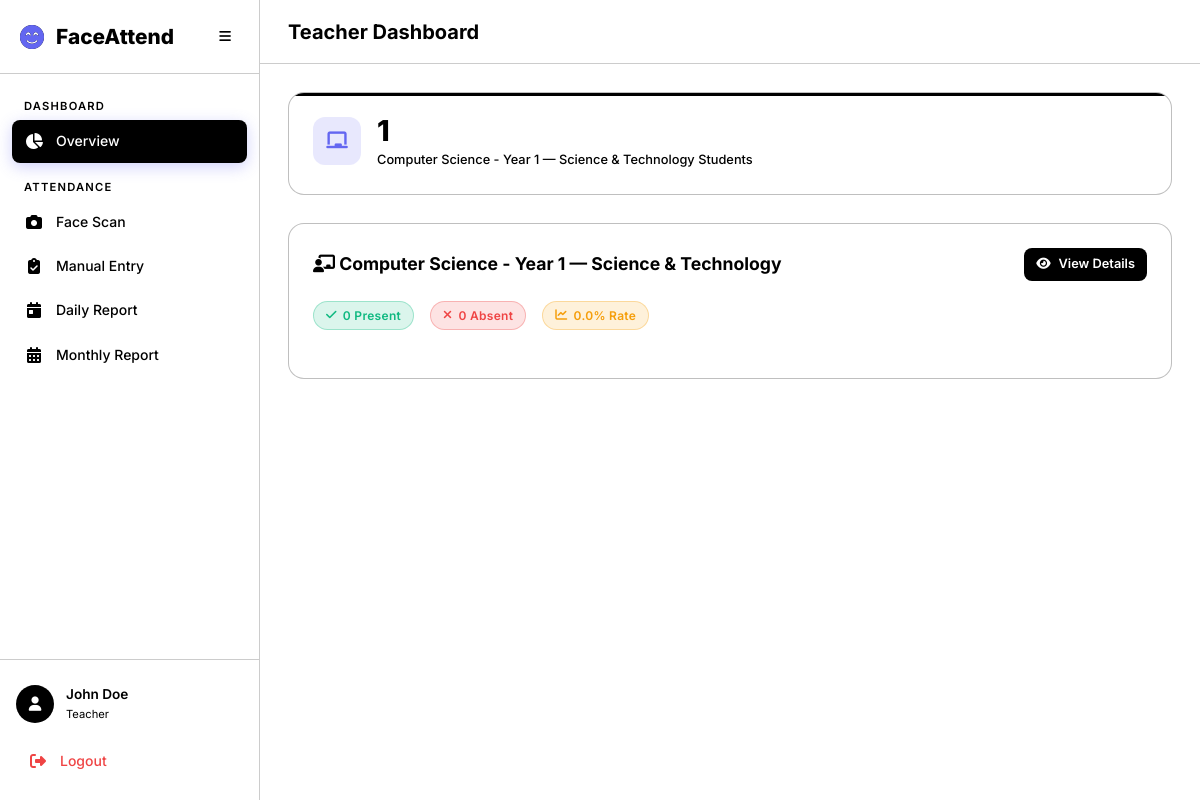
Before: /attendance/teacher/ (signed in) with the older database file.
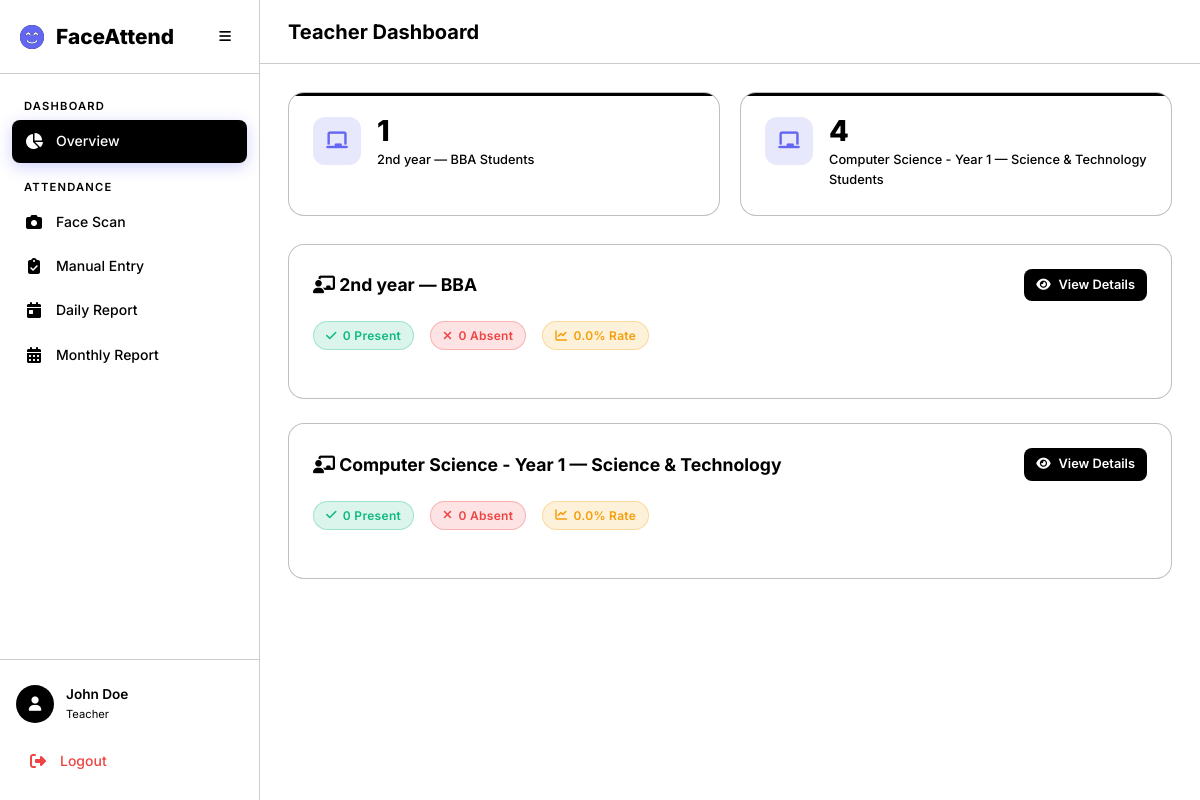
After: the same page with the newer database file.
### academics/models.py (models this page shows, shortened)
class AcademicClass(models.Model):
    name = models.CharField(max_length=200)
    faculty = models.ForeignKey(Faculty, on_delete=models.CASCADE, related_name='classes')
    teacher = models.ForeignKey(
        settings.AUTH_USER_MODEL,
        on_delete=models.SET_NULL,
        null=True, blank=True,
        related_name='assigned_classes',
        limit_choices_to={'role': 'teacher'},
    )
    created_at = models.DateTimeField(auto_now_add=True)
    updated_at = models.DateTimeField(auto_now=True)
    class Meta:
        verbose_name_plural = 'Classes'
        ordering = ['faculty__name', 'name']
        unique_together = ['name', 'faculty']
    def __str__(self):
        return f"{self.name} — {self.faculty.name}"

class Faculty(models.Model):
    name = models.CharField(max_length=200, unique=True)
    description = models.TextField(blank=True)
    created_at = models.DateTimeField(auto_now_add=True)
    updated_at = models.DateTimeField(auto_now=True)
    class Meta:
        verbose_name_plural = 'Faculties'
        ordering = ['name']

### attendance/views.py (the view)
# urls.py: path('teacher/', views.teacher_dashboard, name='teacher_dashboard'),
@login_required
@teacher_required
def teacher_dashboard(request):
    teacher = request.user
    classes = AcademicClass.objects.filter(teacher=teacher)
    today = timezone.localdate()
    class_data = []
    for cls in classes:
        students = Student.objects.filter(academic_class=cls, is_active=True)
        total = students.count()
        today_att = Attendance.objects.filter(student__in=students, date=today)
        present = today_att.filter(status__in=['present', 'late']).count()
        absent = today_att.filter(status='absent').count()
        class_data.append({
            'class': cls,
            'total_students': total,
            'present': present,
            'absent': absent,
            'rate': round(present / total * 100, 1) if total else 0,
        })
    return render(request, 'dashboard/teacher.html', {
        'class_data': class_data,
        'today': today,
    })

### templates/dashboard/teacher.html (shortened to what this page needs)
{% extends 'base.html' %}
{% block page_title %}Teacher Dashboard{% endblock %}
{% block content %}
<div class="stats-grid animate-fade-in">
    {% for cd in class_data %}
    <div class="stat-card primary">
        <div class="stat-icon primary"><i class="fas fa-chalkboard"></i></div>
        <div class="stat-content">
            <div class="stat-value">{{ cd.total_students }}</div>
            <div class="stat-label">{{ cd.class }} Students</div>
        </div>
    </div>
    {% endfor %}
</div>
{% for cd in class_data %}
<div class="card mb-3 animate-fade-in">
    <div class="card-header">
        <h3 class="card-title">
            <i class="fas fa-chalkboard-teacher"></i> {{ cd.class }}
        </h3>
        <a href="{% url 'attendance:teacher_class' cd.class.pk %}" class="btn btn-sm btn-primary">
            <i class="fas fa-eye"></i> View Details
        </a>
    </div>
    <div class="d-flex gap-2 flex-wrap mb-2">
        <div class="d-flex align-center gap-1">
            <span class="badge badge-present"><i class="fas fa-check"></i> {{ cd.present }} Present</span>
        </div>
        <div class="d-flex align-center gap-1">
            <span class="badge badge-absent"><i class="fas fa-times"></i> {{ cd.absent }} Absent</span>
        </div>
        <div class="d-flex align-center gap-1">
            <span class="badge badge-late"><i class="fas fa-chart-line"></i> {{ cd.rate }}% Rate</span>
        </div>
    </div>
    <div class="progress-bar">
    </div>
</div>
{% empty %}
<div class="empty-state">
    <i class="fas fa-chalkboard-teacher"></i>
    <p>No classes assigned to you yet.</p>
</div>
{% endfor %}
{% endblock %}

Changed rows visible on the page:
added AcademicClass: total_students "1", class "2nd year — BBA", present "0", absent "0", rate "0.0"
computed for AcademicClass "Computer Science - Year 1 — Science & Technology": total_students "1" → "4"
